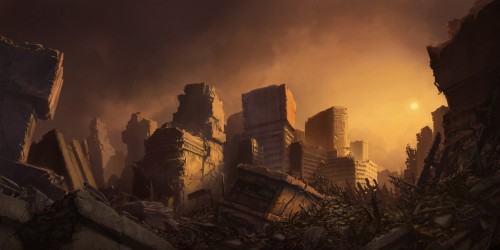
#> input picture source/imput1.jpeg, 500 x 250 px, found by its file name
$ python 6_cv2.calcHist.py
#> lines starting #> are read from the running program, lines starting #| are printed output that depends on the picture
# importing required libraries of opencv
import cv2

# importing library for plotting
from matplotlib import pyplot as plt

# reads an input image
img = cv2.imread('source/imput1.jpeg',0)
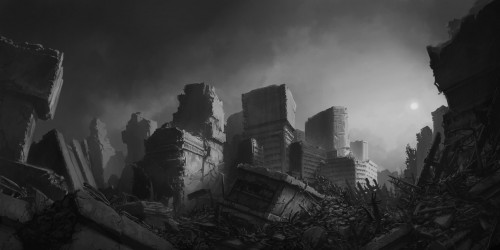
#> img: shape (250, 500); min 3, max 226, mean 58.9

# find frequency of pixels in range 0-255
histr = cv2.calcHist([img],[0],None,[256],[0,256])
#> histr = 256 values, max 2585 at index 28, min 0 at index 0, mean 488.3

# show the plotting graph of an image
img = cv2.resize(img,dsize=[0,0],fx=0.2,fy=0.2,)
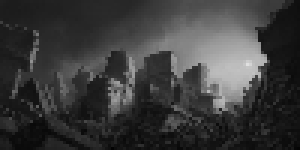
#> img: shape (50, 100) (shown 3 times larger); min 3, max 224, mean 59.1
cv2.imshow('image',img)
cv2.waitKey(0)
plt.plot(histr)
plt.show()
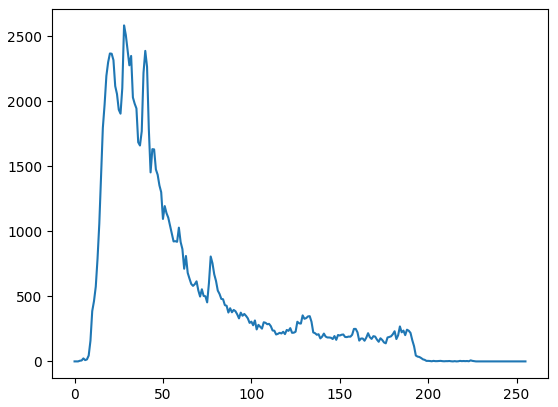
#> figure drawn by matplotlib, 1 panel; curve peaks at x = 28, y = 2585


#####  image to histogram  #####

$ run again, with source/input2.jpeg copied over source/imput1.jpeg
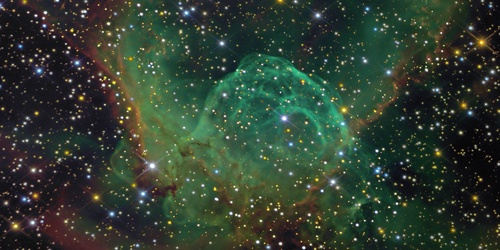
#> input picture source/input2.jpeg, 500 x 250 px, found by its file name
#> `img = cv2.imread('source/imput1.jpeg',0)`:
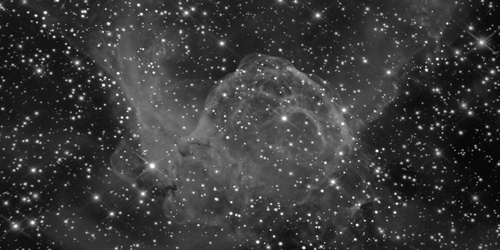
#> img: shape (250, 500); min 0, max 255, mean 56.9
#> histr = 256 values, max 2148 at index 33, min 1 at index 0, mean 488.3
#> `plt.show()`:
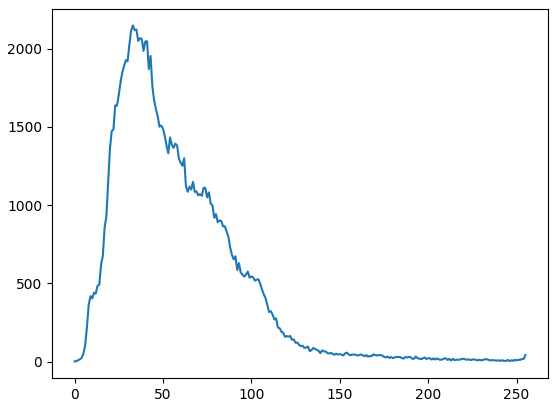
#> figure drawn by matplotlib, 1 panel; curve peaks at x = 33, y = 2148

$ run again, with source/cat_damaged.png saved as source/imput1.jpeg
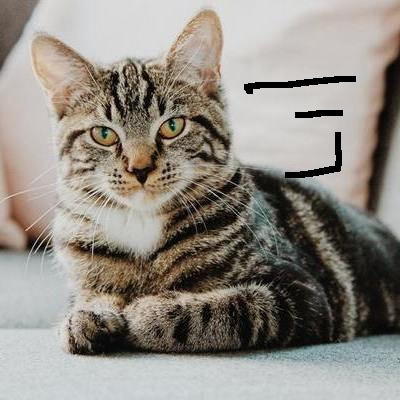
#> input picture source/cat_damaged.png, 400 x 400 px, found by its file name
#> `img = cv2.imread('source/imput1.jpeg',0)`:
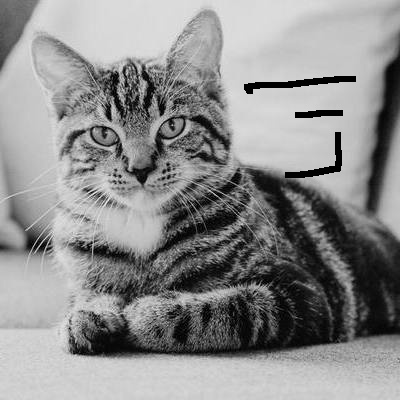
#> img: shape (400, 400); min 0, max 241, mean 140.6
#> histr = 256 values, max 3052 at index 207, min 0 at index 233, mean 625
#> `plt.show()`:
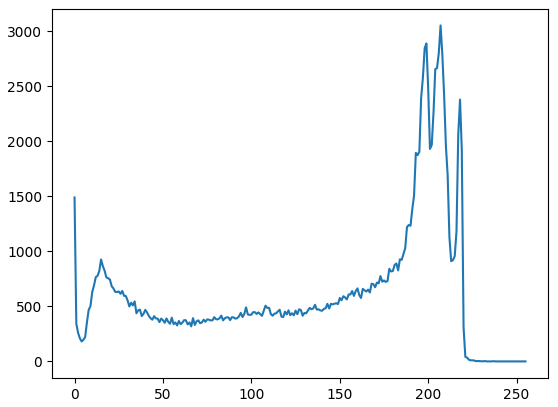
#> figure drawn by matplotlib, 1 panel; curve peaks at x = 207, y = 3052

$ run again, with source/do_nawab.png saved as source/imput1.jpeg
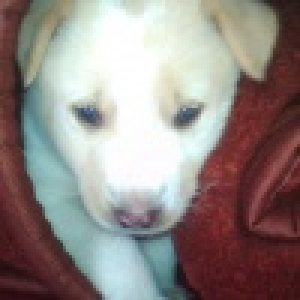
#> input picture source/do_nawab.png, 100 x 100 px, found by its file name (shown 3 times larger)
#> `img = cv2.imread('source/imput1.jpeg',0)`:
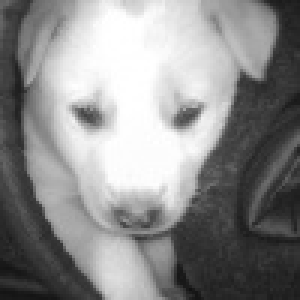
#> img: shape (100, 100) (shown 3 times larger); min 17, max 255, mean 139.5
#> histr = 256 values, max 256 at index 255, min 0 at index 0, mean 39.06
#> `plt.show()`:
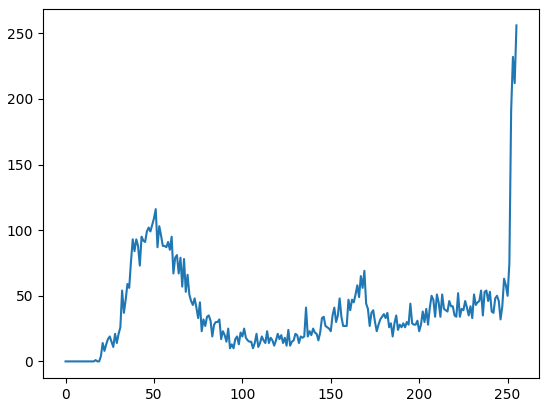
#> figure drawn by matplotlib, 1 panel; curve peaks at x = 255, y = 256
